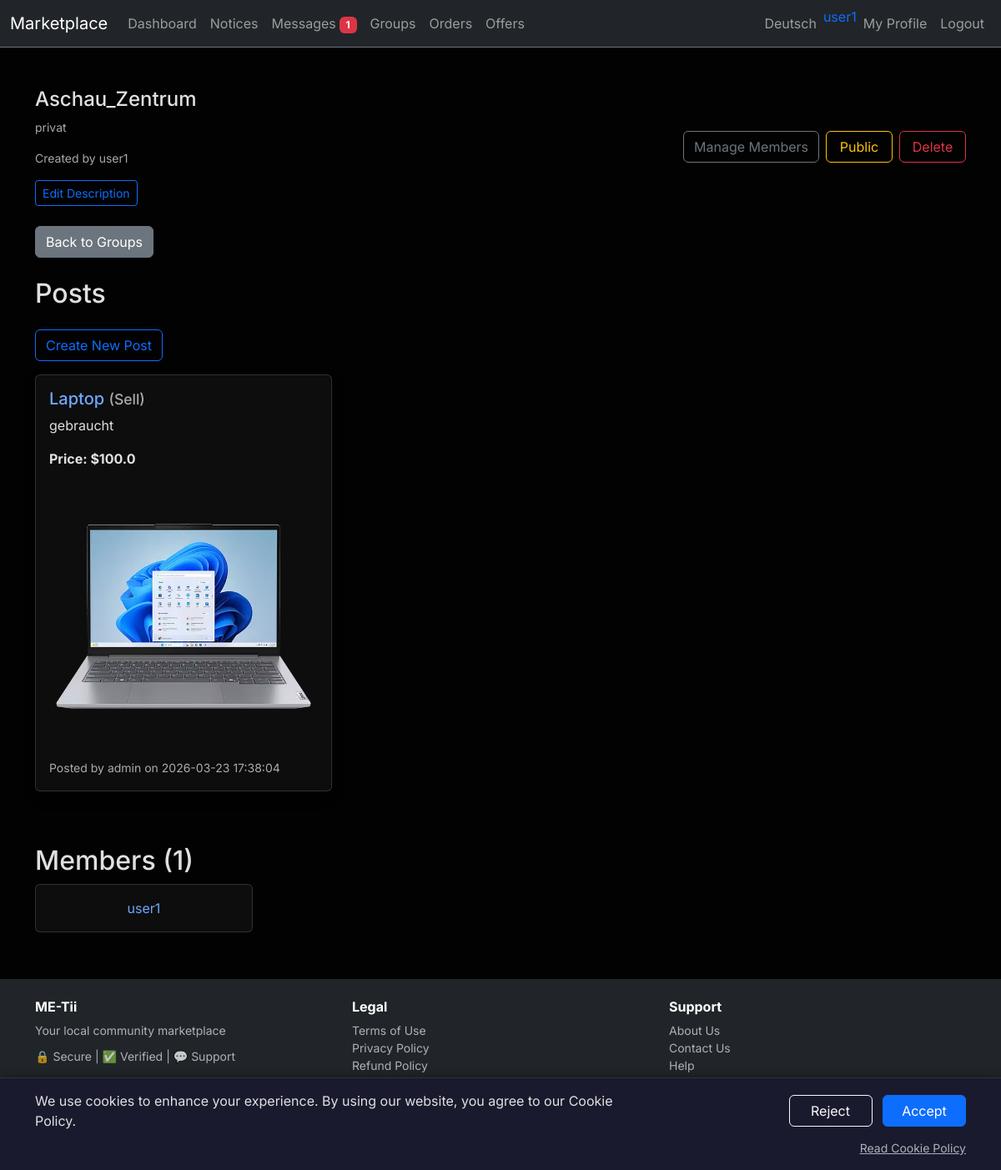
The app's page /group/1 (signed in) with its own data.
### tables this page shows
CREATE TABLE users
                  (id INTEGER PRIMARY KEY, username TEXT UNIQUE, email TEXT UNIQUE, password TEXT, description TEXT, profile_picture TEXT, stripe_account_id TEXT, email_notifications INTEGER DEFAULT 1, notify_order INTEGER DEFAULT 1, notify_dispute INTEGER DEFAULT 1, notify_return INTEGER DEFAULT 1, notify_message INTEGER DEFAULT 1, email_verified INTEGER DEFAULT 0, return_address TEXT, verification_token TEXT, verification_sent_at DATETIME);

CREATE TABLE groups
                    (id INTEGER PRIMARY KEY, name TEXT NOT NULL, description TEXT, creator_id INTEGER NOT NULL, is_private BOOLEAN DEFAULT 0, created_at DATETIME DEFAULT CURRENT_TIMESTAMP, FOREIGN KEY (creator_id) REFERENCES users(id));

CREATE TABLE group_posts
                    (id INTEGER PRIMARY KEY, group_id INTEGER NOT NULL, user_id INTEGER NOT NULL, title TEXT NOT NULL, content TEXT NOT NULL, type TEXT, image TEXT, links TEXT, price REAL, created_at DATETIME DEFAULT CURRENT_TIMESTAMP, local_pickup INTEGER DEFAULT 1, shipping_available INTEGER DEFAULT 0, shipping_cost REAL DEFAULT 0, FOREIGN KEY (group_id) REFERENCES groups(id), FOREIGN KEY (user_id) REFERENCES users(id));

### app.py (the view)
@app.route('/group/<int:group_id>')
def view_group(group_id):
    if 'user_id' not in session:
        return redirect('/login')
    conn = sqlite3.connect('database.db')
    c = conn.cursor()
    c.execute("SELECT status FROM group_members WHERE group_id = ? AND user_id = ?", (group_id, session['user_id']))
    membership = c.fetchone()
    if not membership or membership[0] != 'accepted':
        conn.close()
        flash('Access denied. You are not a member of this group.', 'danger')
        return redirect('/groups')
    c.execute("SELECT g.name, g.description, g.creator_id, u.username, g.is_private FROM groups g JOIN users u ON g.creator_id = u.id WHERE g.id = ?", (group_id,))
    group = c.fetchone()
    if not group:
        conn.close()
        flash('Group not found.', 'danger')
        return redirect('/groups')
    c.execute("""
        SELECT gp.id, gp.title, gp.content, gp.type, gp.image, gp.links, gp.price, gp.created_at, u.username
        FROM group_posts gp
        JOIN users u ON gp.user_id = u.id
        WHERE gp.group_id = ?
        ORDER BY gp.created_at DESC
    """, (group_id,))
    posts = c.fetchall()
    c.execute("SELECT u.username FROM group_members gm JOIN users u ON gm.user_id = u.id WHERE gm.group_id = ? AND gm.status = 'accepted' ORDER BY u.username", (group_id,))
    members = [row[0] for row in c.fetchall()]
    conn.close()
    is_creator = group[2] == session['user_id']
    return render_template('group_detail.html', group=group, posts=posts, members=members, group_id=group_id, is_creator=is_creator, unread_messages=get_unread_messages_count(session.get('user_id')))

### templates/group_detail.html (shortened to what this page needs)
{% extends "base.html" %} {% block title %}{{ group[0] }}{% endblock %} {% block
content %}
<div class="container mt-5">
  <div
    class="d-flex flex-column flex-sm-row justify-content-between align-items-start align-items-sm-center mb-4"
  >
    <div class="mb-3 mb-sm-0">
      <h1 class="h4 h-sm-1">{{ group[0] }}</h1>
      <p class="text-muted small">{{ group[1] or 'No description' }}</p>
      <p class="small text-muted">
        {% if session.get('lang') == 'de' %}Erstellt von{% else %}Created by{%
        endif %} {{ group[3] }}
      </p>
      {% if is_creator %}
      <a
        href="/edit_group/{{ group_id }}"
        class="btn btn-outline-primary btn-sm"
        >{% if session.get('lang') == 'de' %}Beschreibung bearbeiten{% else
        %}Edit Description{% endif %}</a
      >
      {% endif %}
    </div>
    {% if is_creator %}
    <div class="d-flex flex-wrap gap-2">
      <a href="/manage_group/{{ group_id }}" class="btn btn-outline-secondary"
        >{% if session.get('lang') == 'de' %}Mitglieder verwalten{% else
        %}Manage Members{% endif %}</a
      >
      <form
        method="post"
        action="/toggle_group_privacy/{{ group_id }}"
        class="d-inline"
      >
        <button type="submit" class="btn btn-outline-warning">
          {% if group[4] %}{% if session.get('lang') == 'de' %}Öffentlich{% else
          %}Public{% endif %}{% else %}{% if session.get('lang') == 'de'
          %}Privat{% else %}Private{% endif %}{% endif %}
        </button>
      </form>
      <form
        method="post"
        action="/delete_group/{{ group_id }}"
        class="d-inline"
        onsubmit="return confirm('{% if session.get('lang') == 'de' %}Gruppe wirklich löschen?{% else %}Are you sure you want to delete this group?{% endif %}');"
      >
        <button type="submit" class="btn btn-outline-danger">
          {% if session.get('lang') == 'de' %}Löschen{% else %}Delete{% endif %}
        </button>
      </form>
    </div>
    {% endif %}
  </div>
  <a href="/groups" class="btn btn-secondary mb-4"
    >{% if session.get('lang') == 'de' %}Zurück zu Gruppen{% else %}Back to
    Groups{% endif %}</a
  >
  <h2 class="mb-4">
    {% if session.get('lang') == 'de' %}Beiträge{% else %}Posts{% endif %}
  </h2>
  <button
    class="btn btn-outline-primary mb-3"
    type="button"
    data-bs-toggle="collapse"
    data-bs-target="#postForm"
    aria-expanded="false"
    aria-controls="postForm"
  >
    {% if session.get('lang') == 'de' %}Neuen Beitrag erstellen{% else %}Create
    New Post{% endif %}
  </button>
  <div class="row">
    {% for post in posts %}
    <div class="col-12 col-md-6 col-lg-4 mb-3">
      <div class="card h-100 shadow">
        <div class="card-body d-flex flex-column">
          <h5 class="card-title">
            <a href="#" class="text-decoration-none">{{ post[1] }}</a>
            <small class="text-muted">({% if post[3] == 'sell' %}{% if session.get('lang') == 'de' %}Verkaufen{% else %}Sell{% endif %}{% elif post[3] == 'buy' %}{% if session.get('lang') == 'de' %}Kaufen{% else %}Buy{% endif %}{% elif post[3] == 'trade' %}{% if session.get('lang') == 'de' %}Tauschen{% else %}Trade{% endif %}{% elif post[3] == 'notification' %}{% if session.get('lang') == 'de' %}Benachrichtigung{% else %}Notification{% endif %}{% elif post[3] == 'giveaway' %}{% if session.get('lang') == 'de' %}Verschenken{% else %}Give Away{% endif %}{% else %}{{ post[3] }}{% endif %})</small>
          </h5>
          <p class="card-text">{{ post[2] }}</p>
          {% if post[6] %}
          <p>
            <strong
              >{% if session.get('lang') == 'de' %}Preis:{% else %}Price:{%
              endif %} ${{ post[6] }}</strong
            >
          </p>
          {% endif %} {% if post[4] %}
          <img src="{{ post[4] }}" class="img-fluid mb-2" alt="Post Image" />
          {% endif %}
          <p class="card-text mt-auto">
            <small class="text-muted"
              >{% if session.get('lang') == 'de' %}Gepostet von{% else %}Posted
              by{% endif %} {{ post[8] }} {% if session.get('lang') == 'de'
              %}am{% else %}on{% endif %} {{ post[7] }}</small
            >
          </p>
        </div>
      </div>
    </div>
    {% endfor %}
  </div>
  <h2 class="mt-5">
    {% if session.get('lang') == 'de' %}Mitglieder{% else %}Members{% endif %}
    ({{ members|length }})
  </h2>
  {% if members %}
  <div class="row">
    {% for member in members %}
    <div class="col-6 col-md-4 col-lg-3 mb-2">
      <div class="card text-center">
        <div class="card-body">
          <a href="/profile/{{ member }}" class="text-decoration-none"
            >{{ member }}</a
          >
        </div>
      </div>
    </div>
    {% endfor %}
  </div>
  {% else %}
  <p class="text-muted">
    {% if session.get('lang') == 'de' %}Keine Mitglieder.{% else %}No members.{%
    endif %}
  </p>
  {% endif %}
</div>
{% endblock %}

### templates/base.html (shortened to what this page needs)
<!doctype html>
<html lang="en" data-bs-theme="dark">
  <head>
    <link
      href="https://cdn.jsdelivr.net/npm/bootstrap@5.3.3/dist/css/bootstrap.min.css"
      rel="stylesheet"
    />
  </head>
  <body>
    <div class="content-wrapper">
      <nav class="navbar navbar-expand-lg navbar-dark bg-dark border-bottom border-secondary">
        <div class="container-fluid">
          <a class="navbar-brand" href="/"
            >{% if session.get('lang') == 'de' %}Marktplatz{% else
            %}Marketplace{% endif %}</a
          >
          <div class="collapse navbar-collapse" id="navbarNav">
            <ul class="navbar-nav me-auto">
              <li class="nav-item">
                <a id="nav-dashboard" class="nav-link text-nowrap" href="/dashboard"
                  >{% if session.get('lang') == 'de' %}Übersicht{% else
                  %}Dashboard{% endif %}</a
                >
              </li>
              <li class="nav-item">
                <a id="nav-notices" class="nav-link text-nowrap" href="/notices"
                  >{% if session.get('lang') == 'de' %}Merken{% else %}Notices{%
                  endif %}</a
                >
              </li>
              <li class="nav-item">
                <a id="nav-messages" class="nav-link text-nowrap" href="/messages"
                  >{% if session.get('lang') == 'de' %}Nachrichten{% else
                  %}Messages{% endif %}{% if unread_messages > 0 %}<span
                    class="badge bg-danger ms-1"
                    >{{ unread_messages }}</span
                  >{% endif %}</a
                >
              </li>
              <li class="nav-item">
                <a id="nav-groups" class="nav-link text-nowrap" href="/groups"
                  >{% if session.get('lang') == 'de' %}Gruppen{% else %}Groups{%
                  endif %}</a
                >
              </li>
              <li class="nav-item">
                <a id="nav-orders" class="nav-link text-nowrap" href="/orders"
                  >{% if session.get('lang') == 'de' %}Bestellungen{% else
                  %}Orders{% endif %}{% if pending_orders > 0 %}<span class="badge bg-info ms-1">{{ pending_orders }}</span>{% endif %}</a
                >
              </li>
              <li class="nav-item">
                <a id="nav-offers" class="nav-link text-nowrap" href="/my-offers"
                  >{% if session.get('lang') == 'de' %}Angebote{% else %}Offers{% endif %}{% if pending_offers > 0 %}<span class="badge bg-danger ms-1">{{ pending_offers }}</span>{% endif %}</a
                >
              </li>
            </ul>
            <ul class="navbar-nav">
              <li class="nav-item">
                <a id="nav-language"
                  class="nav-link text-nowrap"
                  href="/switch_lang?lang={% if session.get('lang') == 'de' %}en{% else %}de{% endif %}"
                  >{% if session.get('lang') == 'de' %}English{% else
                  %}Deutsch{% endif %}</a
                >
              </li>
              {% if session.get('user_id') %}
              <li class="nav-item">
                <span class="navbar-text text-primary"
                  >{{ current_username }}</span
                >
              </li>
              <li class="nav-item">
                <a id="nav-profile"
                  class="nav-link text-nowrap"
                  href="/profile/{{ current_username }}"
                  >{% if session.get('lang') == 'de' %}Mein Profil{% else %}My
                  Profile{% endif %}</a
                >
              </li>
              <li class="nav-item">
                <a id="nav-logout" class="nav-link text-nowrap" href="/logout"
                  >{% if session.get('lang') == 'de' %}Abmelden{% else
                  %}Logout{% endif %}</a
                >
              </li>
              {% endif %}
            </ul>
          </div>
        </div>
      </nav>
      {% block content %}{% endblock %}
    </div>
    <div id="cookie-consent-banner">
      <div class="container">
        <div class="row align-items-center">
          <div class="col-md-8 mb-2 mb-md-0">
            <p class="mb-0" id="cookie-message">
              {% if session.get('lang') == 'de' %}
              Wir verwenden Cookies, um Ihr Erlebnis zu verbessern. Durch die Nutzung unserer Website stimmen Sie unserer Cookie-Richtlinie zu.
              {% else %}
              We use cookies to enhance your experience. By using our website, you agree to our Cookie Policy.
              {% endif %}
            </p>
          </div>
          <div class="col-md-4 text-md-end">
            <button type="button" class="btn btn-outline-light cookie-btn me-2" id="cookie-reject" onclick="handleCookieConsent('reject')">
              {% if session.get('lang') == 'de' %}Ablehnen{% else %}Reject{% endif %}
            </button>
            <button type="button" class="btn btn-primary cookie-btn" id="cookie-accept" onclick="handleCookieConsent('accept')">
              {% if session.get('lang') == 'de' %}Akzeptieren{% else %}Accept{% endif %}
            </button>
          </div>
        </div>
        <div class="row mt-2">
          <div class="col-12 text-end">
            <a href="/cookie-policy" class="text-muted small">
              {% if session.get('lang') == 'de' %}Cookie-Richtlinie lesen{% else %}Read Cookie Policy{% endif %}
            </a>
          </div>
        </div>
      </div>
    </div>
    <footer class="bg-dark text-white py-4 mt-5">
      <div class="container">
        <div class="row">
          <div class="col-md-4 mb-3 mb-md-0">
            <h6 class="fw-bold mb-2">ME-Tii</h6>
            <p class="text-muted small mb-0">{% if session.get('lang') == 'de' %}Dein lokaler Community-Marktplatz{% else %}Your local community marketplace{% endif %}</p>
            <div class="mt-2">
              <small class="text-muted">🔒 {% if session.get('lang') == 'de' %}Sicher{% else %}Secure{% endif %} | ✅ {% if session.get('lang') == 'de' %}Verifiziert{% else %}Verified{% endif %} | 💬 {% if session.get('lang') == 'de' %}Support{% else %}Support{% endif %}</small>
            </div>
          </div>
          <div class="col-md-4 mb-3 mb-md-0">
            <h6 class="fw-bold mb-2">{% if session.get('lang') == 'de' %}Rechtliches{% else %}Legal{% endif %}</h6>
            <ul class="list-unstyled small">
              <li><a href="/terms" class="text-muted text-decoration-none">{% if session.get('lang') == 'de' %}Nutzungsbedingungen{% else %}Terms of Use{% endif %}</a></li>
              <li><a href="/privacy" class="text-muted text-decoration-none">{% if session.get('lang') == 'de' %}Datenschutz{% else %}Privacy Policy{% endif %}</a></li>
              <li><a href="/refund-policy" class="text-muted text-decoration-none">{% if session.get('lang') == 'de' %}Rückgaberichtlinie{% else %}Refund Policy{% endif %}</a></li>
              <li><a href="/shipping-policy" class="text-muted text-decoration-none">{% if session.get('lang') == 'de' %}Versandrichtlinie{% else %}Shipping Policy{% endif %}</a></li>
            </ul>
          </div>
          <div class="col-md-4">
            <h6 class="fw-bold mb-2">{% if session.get('lang') == 'de' %}Support{% else %}Support{% endif %}</h6>
            <ul class="list-unstyled small">
              <li><a href="/about" class="text-muted text-decoration-none">{% if session.get('lang') == 'de' %}Über uns{% else %}About Us{% endif %}</a></li>
              <li><a href="/contact" class="text-muted text-decoration-none">{% if session.get('lang') == 'de' %}Kontakt{% else %}Contact Us{% endif %}</a></li>
              <li><a href="/chat/admin" class="text-muted text-decoration-none">{% if session.get('lang') == 'de' %}Hilfe{% else %}Help{% endif %}</a></li>
              <li><a href="/dispute-policy" class="text-muted text-decoration-none">{% if session.get('lang') == 'de' %}Streitfälle{% else %}Disputes{% endif %}</a></li>
            </ul>
          </div>
        </div>
        <p class="text-center text-muted small mb-0">© 2026 ME-Tii. {% if session.get('lang') == 'de' %}Alle Rechte vorbehalten.{% else %}All rights reserved.{% endif %}</p>
      </div>
    </footer>
  </body>
</html>

### records on screen
users: username "user1"
groups: name "Aschau_Zentrum", description "privat"
group_posts: title "Laptop", type "Sell", content "gebraucht", price "100.0", image (picture), username "admin", created_at "2026-03-23 17:38:04"

### other values on screen
{{ unread_messages }} "1"
{{ members|length }} "1"
